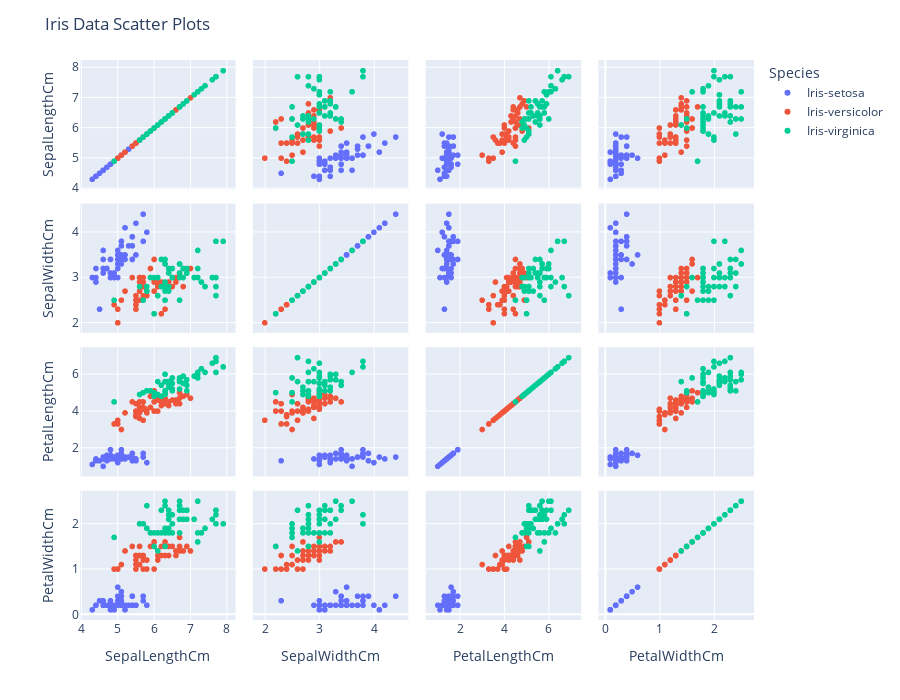

Notebook cell for this chart:
### Markdown cell above
### Data visualization 
Plotting a each pair scatter plot to get a understanding of how variables are correlated with each other.

### Code cell
fig_scatter = px.scatter_matrix(data, dimensions=['SepalLengthCm','SepalWidthCm','PetalLengthCm','PetalWidthCm'], color="Species")
fig_scatter.update_layout(
    title='Iris Data Scatter Plots',
    width=900,
    height=700,
)
fig_scatter.show()

### Figure 1 — Plotly figure (JSON) as saved in the notebook; plotly's stock layout.template omitted (floating-point values rounded to 4 significant figures)
{"data": [{"dimensions": [{"axis": {"matches": true}, "label": "SepalLengthCm", "values": [5.1, 4.9, 4.7, 4.6, 5, 5.4, 4.6, 5, 4.4, 4.9, 5.4, 4.8, 4.8, 4.3, 5.8, 5.7, 5.4, 5.1, 5.7, 5.1, 5.4, 5.1, 4.6, 5.1, 4.8, 5, 5, 5.2, 5.2, 4.7, 4.8, 5.4, 5.2, 5.5, 4.9, 5, 5.5, 4.9, 4.4, 5.1, 5, 4.5, 4.4, 5, 5.1, 4.8, 5.1, 4.6, 5.3, 5]}, {"axis": {"matches": true}, "label": "SepalWidthCm", "values": [3.5, 3, 3.2, 3.1, 3.6, 3.9, 3.4, 3.4, 2.9, 3.1, 3.7, 3.4, 3, 3, 4, 4.4, 3.9, 3.5, 3.8, 3.8, 3.4, 3.7, 3.6, 3.3, 3.4, 3, 3.4, 3.5, 3.4, 3.2, 3.1, 3.4, 4.1, 4.2, 3.1, 3.2, 3.5, 3.1, 3, 3.4, 3.5, 2.3, 3.2, 3.5, 3.8, 3, 3.8, 3.2, 3.7, 3.3]}, {"axis": {"matches": true}, "label": "PetalLengthCm", "values": [1.4, 1.4, 1.3, 1.5, 1.4, 1.7, 1.4, 1.5, 1.4, 1.5, 1.5, 1.6, 1.4, 1.1, 1.2, 1.5, 1.3, 1.4, 1.7, 1.5, 1.7, 1.5, 1, 1.7, 1.9, 1.6, 1.6, 1.5, 1.4, 1.6, 1.6, 1.5, 1.5, 1.4, 1.5, 1.2, 1.3, 1.5, 1.3, 1.5, 1.3, 1.3, 1.3, 1.6, 1.9, 1.4, 1.6, 1.4, 1.5, 1.4]}, {"axis": {"matches": true}, "label": "PetalWidthCm", "values": [0.2, 0.2, 0.2, 0.2, 0.2, 0.4, 0.3, 0.2, 0.2, 0.1, 0.2, 0.2, 0.1, 0.1, 0.2, 0.4, 0.4, 0.3, 0.3, 0.3, 0.2, 0.4, 0.2, 0.5, 0.2, 0.2, 0.4, 0.2, 0.2, 0.2, 0.2, 0.4, 0.1, 0.2, 0.1, 0.2, 0.2, 0.1, 0.2, 0.2, 0.3, 0.3, 0.2, 0.6, 0.4, 0.3, 0.2, 0.2, 0.2, 0.2]}], "hoverlabel": {"namelength": 0}, "hovertemplate": "Species=Iris-setosa<br>%{xaxis.title.text}=%{x}<br>%{yaxis.title.text}=%{y}", "legendgroup": "Iris-setosa", "marker": {"color": "#636efa", "symbol": "circle"}, "name": "Iris-setosa", "showlegend": true, "type": "splom"}, {"dimensions": [{"axis": {"matches": true}, "label": "SepalLengthCm", "values": [7, 6.4, 6.9, 5.5, 6.5, 5.7, 6.3, 4.9, 6.6, 5.2, 5, 5.9, 6, 6.1, 5.6, 6.7, 5.6, 5.8, 6.2, 5.6, 5.9, 6.1, 6.3, 6.1, 6.4, 6.6, 6.8, 6.7, 6, 5.7, 5.5, 5.5, 5.8, 6, 5.4, 6, 6.7, 6.3, 5.6, 5.5, 5.5, 6.1, 5.8, 5, 5.6, 5.7, 5.7, 6.2, 5.1, 5.7]}, {"axis": {"matches": true}, "label": "SepalWidthCm", "values": [3.2, 3.2, 3.1, 2.3, 2.8, 2.8, 3.3, 2.4, 2.9, 2.7, 2, 3, 2.2, 2.9, 2.9, 3.1, 3, 2.7, 2.2, 2.5, 3.2, 2.8, 2.5, 2.8, 2.9, 3, 2.8, 3, 2.9, 2.6, 2.4, 2.4, 2.7, 2.7, 3, 3.4, 3.1, 2.3, 3, 2.5, 2.6, 3, 2.6, 2.3, 2.7, 3, 2.9, 2.9, 2.5, 2.8]}, {"axis": {"matches": true}, "label": "PetalLengthCm", "values": [4.7, 4.5, 4.9, 4, 4.6, 4.5, 4.7, 3.3, 4.6, 3.9, 3.5, 4.2, 4, 4.7, 3.6, 4.4, 4.5, 4.1, 4.5, 3.9, 4.8, 4, 4.9, 4.7, 4.3, 4.4, 4.8, 5, 4.5, 3.5, 3.8, 3.7, 3.9, 5.1, 4.5, 4.5, 4.7, 4.4, 4.1, 4, 4.4, 4.6, 4, 3.3, 4.2, 4.2, 4.2, 4.3, 3, 4.1]}, {"axis": {"matches": true}, "label": "PetalWidthCm", "values": [1.4, 1.5, 1.5, 1.3, 1.5, 1.3, 1.6, 1, 1.3, 1.4, 1, 1.5, 1, 1.4, 1.3, 1.4, 1.5, 1, 1.5, 1.1, 1.8, 1.3, 1.5, 1.2, 1.3, 1.4, 1.4, 1.7, 1.5, 1, 1.1, 1, 1.2, 1.6, 1.5, 1.6, 1.5, 1.3, 1.3, 1.3, 1.2, 1.4, 1.2, 1, 1.3, 1.2, 1.3, 1.3, 1.1, 1.3]}], "hoverlabel": {"namelength": 0}, "hovertemplate": "Species=Iris-versicolor<br>%{xaxis.title.text}=%{x}<br>%{yaxis.title.text}=%{y}", "legendgroup": "Iris-versicolor", "marker": {"color": "#EF553B", "symbol": "circle"}, "name": "Iris-versicolor", "showlegend": true, "type": "splom"}, {"dimensions": [{"axis": {"matches": true}, "label": "SepalLengthCm", "values": [6.3, 5.8, 7.1, 6.3, 6.5, 7.6, 4.9, 7.3, 6.7, 7.2, 6.5, 6.4, 6.8, 5.7, 5.8, 6.4, 6.5, 7.7, 7.7, 6, 6.9, 5.6, 7.7, 6.3, 6.7, 7.2, 6.2, 6.1, 6.4, 7.2, 7.4, 7.9, 6.4, 6.3, 6.1, 7.7, 6.3, 6.4, 6, 6.9, 6.7, 6.9, 5.8, 6.8, 6.7, 6.7, 6.3, 6.5, 6.2, 5.9]}, {"axis": {"matches": true}, "label": "SepalWidthCm", "values": [3.3, 2.7, 3, 2.9, 3, 3, 2.5, 2.9, 2.5, 3.6, 3.2, 2.7, 3, 2.5, 2.8, 3.2, 3, 3.8, 2.6, 2.2, 3.2, 2.8, 2.8, 2.7, 3.3, 3.2, 2.8, 3, 2.8, 3, 2.8, 3.8, 2.8, 2.8, 2.6, 3, 3.4, 3.1, 3, 3.1, 3.1, 3.1, 2.7, 3.2, 3.3, 3, 2.5, 3, 3.4, 3]}, {"axis": {"matches": true}, "label": "PetalLengthCm", "values": [6, 5.1, 5.9, 5.6, 5.8, 6.6, 4.5, 6.3, 5.8, 6.1, 5.1, 5.3, 5.5, 5, 5.1, 5.3, 5.5, 6.7, 6.9, 5, 5.7, 4.9, 6.7, 4.9, 5.7, 6, 4.8, 4.9, 5.6, 5.8, 6.1, 6.4, 5.6, 5.1, 5.6, 6.1, 5.6, 5.5, 4.8, 5.4, 5.6, 5.1, 5.1, 5.9, 5.7, 5.2, 5, 5.2, 5.4, 5.1]}, {"axis": {"matches": true}, "label": "PetalWidthCm", "values": [2.5, 1.9, 2.1, 1.8, 2.2, 2.1, 1.7, 1.8, 1.8, 2.5, 2, 1.9, 2.1, 2, 2.4, 2.3, 1.8, 2.2, 2.3, 1.5, 2.3, 2, 2, 1.8, 2.1, 1.8, 1.8, 1.8, 2.1, 1.6, 1.9, 2, 2.2, 1.5, 1.4, 2.3, 2.4, 1.8, 1.8, 2.1, 2.4, 2.3, 1.9, 2.3, 2.5, 2.3, 1.9, 2, 2.3, 1.8]}], "hoverlabel": {"namelength": 0}, "hovertemplate": "Species=Iris-virginica<br>%{xaxis.title.text}=%{x}<br>%{yaxis.title.text}=%{y}", "legendgroup": "Iris-virginica", "marker": {"color": "#00cc96", "symbol": "circle"}, "name": "Iris-virginica", "showlegend": true, "type": "splom"}], "layout": {"dragmode": "select", "height": 700, "legend": {"title": {"text": "Species"}, "tracegroupgap": 0}, "margin": {"t": 60}, "title": {"text": "Iris Data Scatter Plots"}, "width": 900}}
